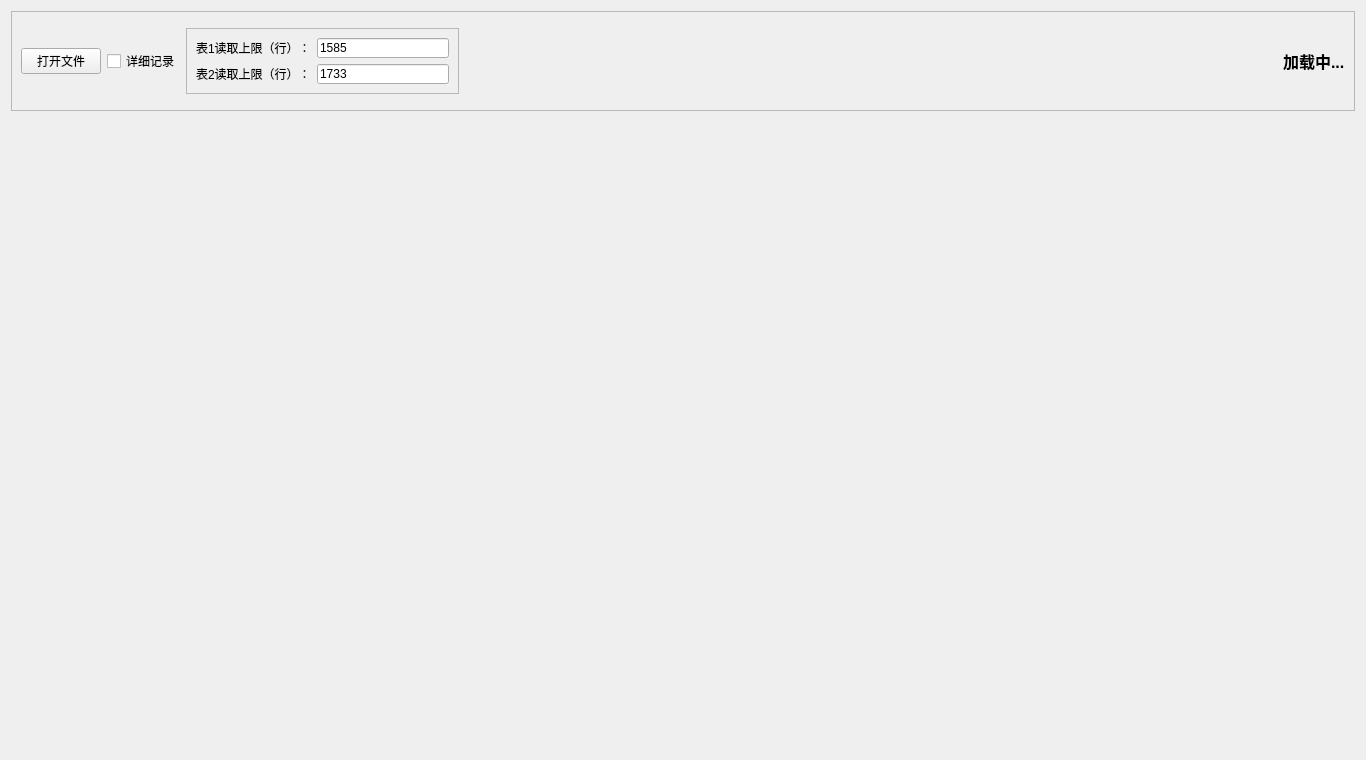
<?xml version="1.0" encoding="UTF-8"?>
<ui version="4.0">
 <class>Widget</class>
 <widget class="QWidget" name="Widget">
  <property name="geometry">
   <rect>
    <x>0</x>
    <y>0</y>
    <width>1366</width>
    <height>760</height>
   </rect>
  </property>
  <property name="minimumSize">
   <size>
    <width>1366</width>
    <height>760</height>
   </size>
  </property>
  <property name="windowTitle">
   <string>Widget</string>
  </property>
  <layout class="QVBoxLayout" name="verticalLayout">
   <item>
    <widget class="QFrame" name="frame">
     <property name="minimumSize">
      <size>
       <width>0</width>
       <height>100</height>
      </size>
     </property>
     <property name="maximumSize">
      <size>
       <width>16777215</width>
       <height>100</height>
      </size>
     </property>
     <property name="frameShape">
      <enum>QFrame::StyledPanel</enum>
     </property>
     <property name="frameShadow">
      <enum>QFrame::Raised</enum>
     </property>
     <layout class="QHBoxLayout" name="horizontalLayout">
      <item>
       <widget class="QPushButton" name="btn_open">
        <property name="text">
         <string>打开文件</string>
        </property>
       </widget>
      </item>
      <item>
       <widget class="QCheckBox" name="checkBox_logDetail">
        <property name="text">
         <string>详细记录</string>
        </property>
       </widget>
      </item>
      <item>
       <widget class="QFrame" name="frame_2">
        <property name="maximumSize">
         <size>
          <width>273</width>
          <height>66</height>
         </size>
        </property>
        <property name="frameShape">
         <enum>QFrame::StyledPanel</enum>
        </property>
        <property name="frameShadow">
         <enum>QFrame::Raised</enum>
        </property>
        <layout class="QGridLayout" name="gridLayout">
         <item row="0" column="0">
          <widget class="QLabel" name="label">
           <property name="text">
            <string>表1读取上限（行）：</string>
           </property>
          </widget>
         </item>
         <item row="0" column="1">
          <widget class="QLineEdit" name="lineEdit_sheet1Max">
           <property name="text">
            <string>1585</string>
           </property>
          </widget>
         </item>
         <item row="1" column="0">
          <widget class="QLabel" name="label_2">
           <property name="text">
            <string>表2读取上限（行）：</string>
           </property>
          </widget>
         </item>
         <item row="1" column="1">
          <widget class="QLineEdit" name="lineEdit_sheet2Max">
           <property name="text">
            <string>1733</string>
           </property>
          </widget>
         </item>
        </layout>
       </widget>
      </item>
      <item>
       <spacer name="horizontalSpacer">
        <property name="orientation">
         <enum>Qt::Horizontal</enum>
        </property>
        <property name="sizeHint" stdset="0">
         <size>
          <width>40</width>
          <height>20</height>
         </size>
        </property>
       </spacer>
      </item>
      <item>
       <widget class="QLabel" name="label_3">
        <property name="minimumSize">
         <size>
          <width>0</width>
          <height>30</height>
         </size>
        </property>
        <property name="font">
         <font>
          <family>Microsoft JhengHei UI</family>
          <pointsize>12</pointsize>
          <weight>75</weight>
          <bold>true</bold>
         </font>
        </property>
        <property name="text">
         <string>加载中...</string>
        </property>
       </widget>
      </item>
     </layout>
    </widget>
   </item>
   <item>
    <widget class="QWidget" name="widget" native="true"/>
   </item>
  </layout>
 </widget>
 <resources/>
 <connections/>
</ui>
